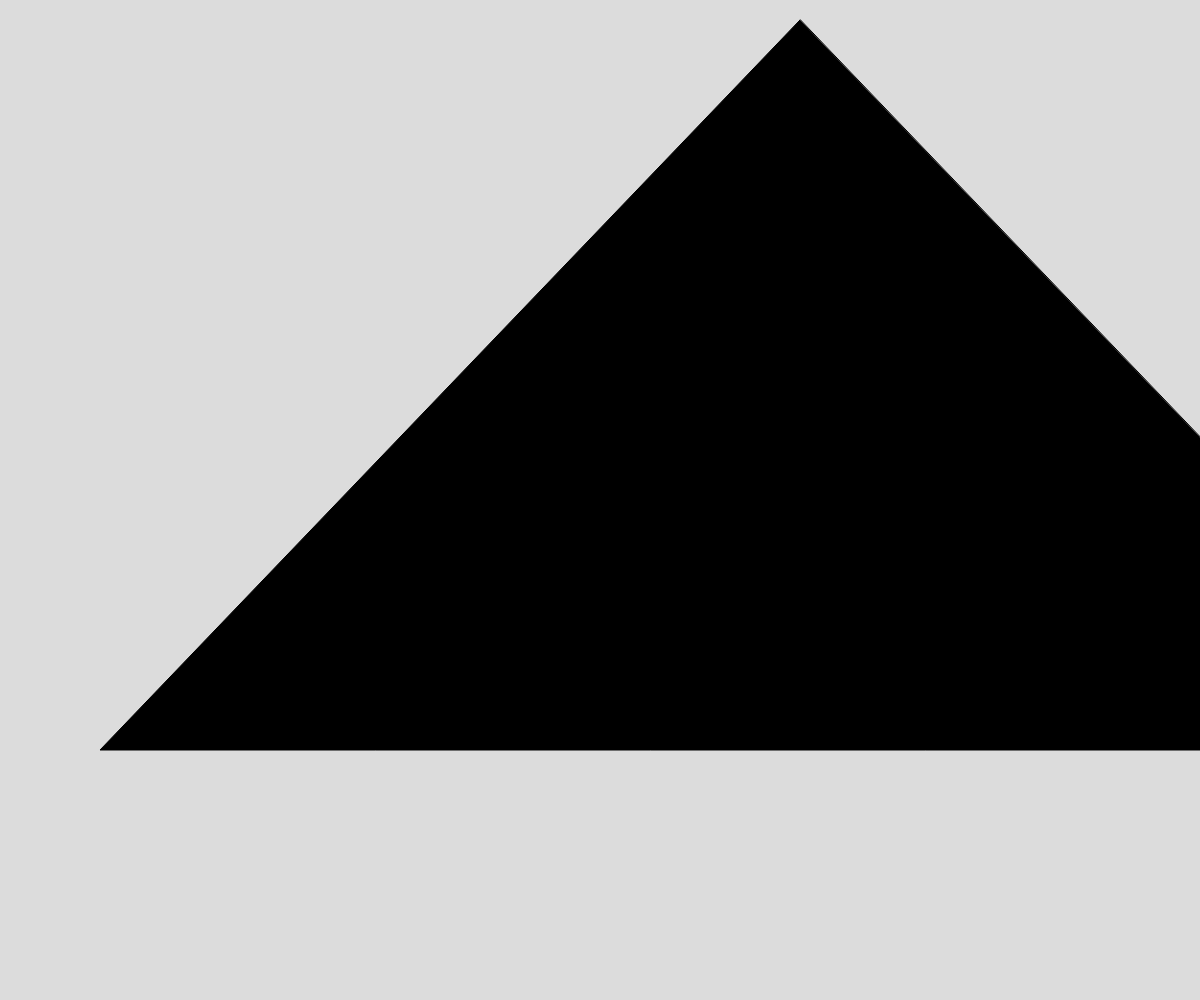
Frame 1 (no input)
Frame 60 (no input): identical to frame 1, image omitted
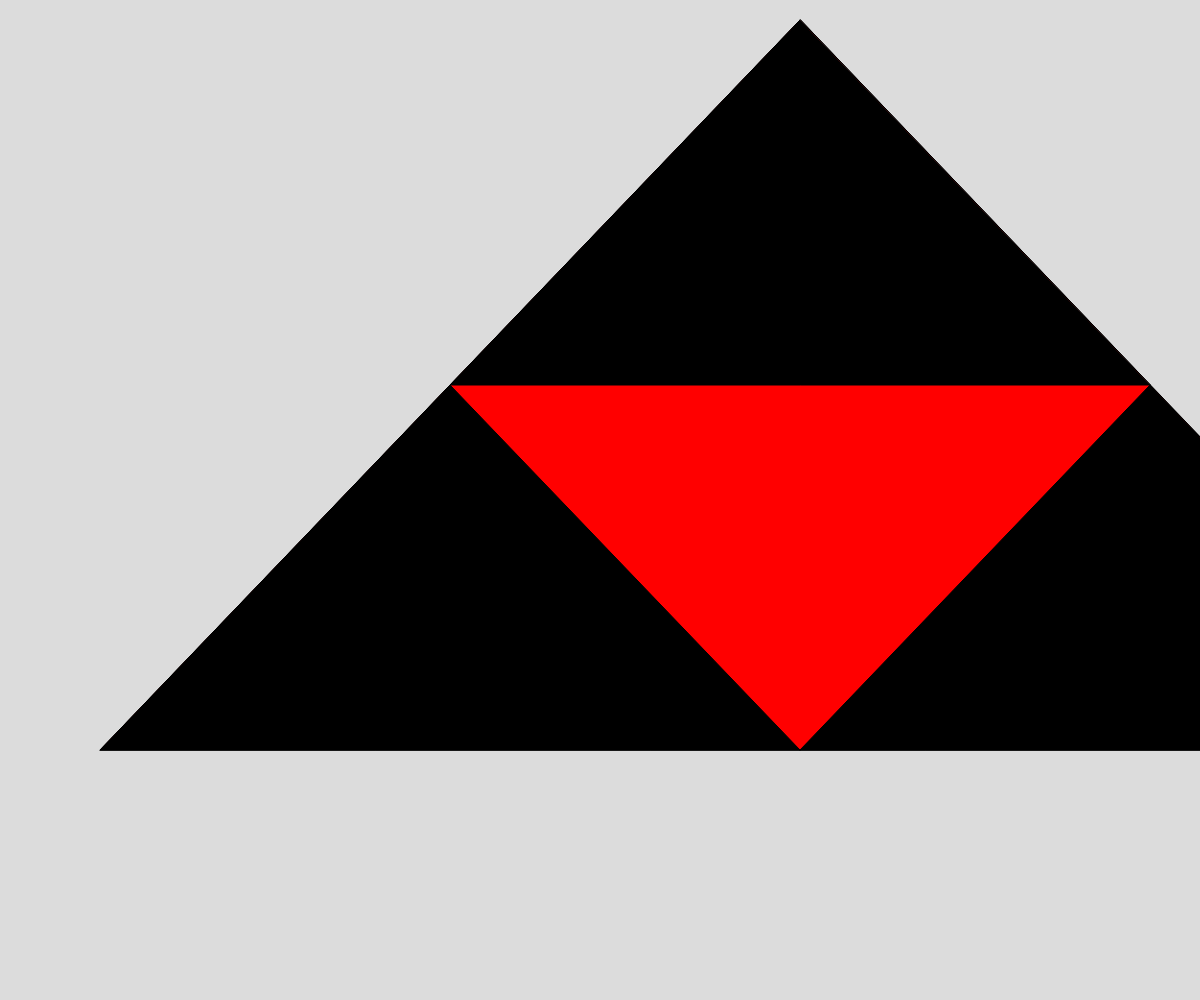
Frame 120 (the mouse pressed at the canvas centre since frame 60)

The p5.js sketch that drew these frames (run headless with seeded random() and noise() and a simulated clock; from frame 60 on, the mouse is pressed at the canvas centre):

// p5.js sketch
// ── sketch.js
// Sierpinski triangle


function setup() {
  createCanvas(windowWidth, windowHeight);
}

let initialTriangle = [
  { x: 800, y: 20 },
  { x: 100, y: 750 },
  { x: 1500, y: 750 }
];

function draw() {
  background(220);

  sierpinski(initialTriangle, theDepth);
}

let theDepth = 0;
let theColours = ["black", "red", "blue", "yellow", "brown", "green", "purple", "orange"];

function sierpinski(points, depth) {
  fill(theColours[depth]);

  triangle(points[0].x, points[0].y, points[1].x, points[1].y, points[2].x, points[2].y);

  if (depth > 0) {
    // upper triangle
    sierpinski([points[0], midPoint(points[0], points[1]), midPoint(points[2], points[0])], depth - 1);
    // lower right triangle
    sierpinski([points[2], midPoint(points[0], points[2]), midPoint(points[1], points[2])], depth - 1);
    // lower left triangle
    sierpinski([points[1], midPoint(points[0], points[1]), midPoint(points[2], points[1])], depth - 1);
  }
}

function midPoint(p1, p2) {
  let newX = (p1.x + p2.x) / 2;
  let newY = (p1.y + p2.y) / 2;

  return { x: newX, y: newY };
}

function mousePressed() {
  if (theDepth < 7) {
    theDepth ++;
  }
}
